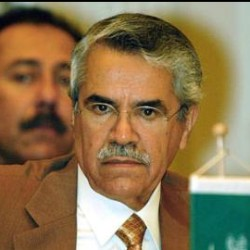
#> input picture src/dB/s1/3.jpg, 250 x 250 px, given in place of the camera
$ python trainingNewPerson.py
#> lines starting #> are read from the running program, lines starting #| are printed output that depends on the picture
### src/imageFunctions.py
import cv2
import numpy as np
from src import EigenFaces

class Image:
    """Image manipulation class wrapping some opencv functions."""
    def __init__(self, ocv_image):
        """Wrap opencv image."""
        self._img = ocv_image
        self._face_cascade = 'haarcascade_frontalface_default.xml'

    def gray(self):
        return Image(cv2.cvtColor(self._img, cv2.COLOR_BGR2GRAY))

    def faces(self):
        return map(lambda rect: self.cut(rect[0], rect[1], rect[2], rect[3]),
            self.face_areas())

    def cut(self, x, y, width, height):
        return Image(self._img[y:y + height, x:x + width])

    def scale(self, width, height):
        return Image(cv2.resize(self._img, (width, height)))

    def draw_rect(self, x, y, width, height):
        cv2.rectangle(self._img, (x, y), (x + width, y + height), (0, 255, 0), 2)

    def save_to(self, path):
        cv2.imwrite(path, self._img)

    def to_numpy_array(self):
        return np.array(self._img, dtype=np.uint8).flatten()

    def put_text(self, text, x, y):
        cv2.putText(self._img, text, (x, y), cv2.FONT_HERSHEY_PLAIN, 2,
            (0, 255, 0), 2)

    def face_areas(self):
        return cv2.CascadeClassifier('haarcascade_frontalface_default.xml') \
            .detectMultiScale(self._img, scaleFactor=1.2, minNeighbors=5,
                minSize=(50, 50), flags=cv2.CASCADE_SCALE_IMAGE)

    def show(self):
        cv2.imshow('', self._img)
        cv2.waitKey(0)

def load_image_from(path):
    return Image(cv2.imread(path))


class FaceDetector:
    def __init__(self):
        self.clf = EigenFaces()
        self.clf.train()

    # [12 lines left out: function show, not called in this run]

### src/trainingNewPerson.py
import cv2
from src import imageFunctions
import os

def dir_exists(path):
    if not os.path.isdir(path):
        os.mkdir(path)

def training():
    name = input('Enter your name: ')
#> the answer given: dB/s1/3.jpg
    take_training_photos(name, 10)

def cameraCapture():
    vc = cv2.VideoCapture(0,cv2.CAP_DSHOW)
    if vc.isOpened():
        _, frame = vc.read()
#> frame is the input picture: shape (250, 250, 3); mean B, G, R 80.7, 116.5, 139.7
        return imageFunctions.Image(frame)

def take_training_photos(name, n):
    for i in range(n):
        for face in cameraCapture().faces():
#> in __init__ (call 2), `self._img = ocv_image`:
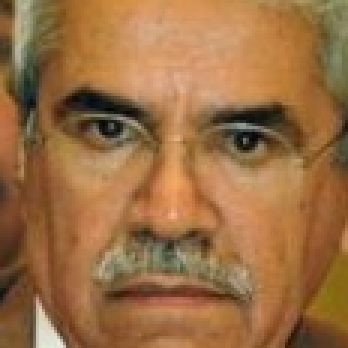
#> self._img: shape (116, 116, 3) (shown 3 times larger); mean of channels 0, 1, 2 67.5, 110.2, 154.4; drawn as B, G, R
            normalized = face.gray().scale(100, 100)
#> in __init__ (call 3), `self._img = ocv_image`:
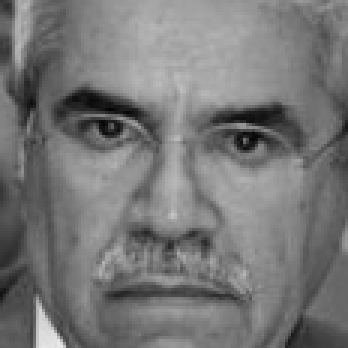
#> self._img: shape (116, 116) (shown 3 times larger); min 2, max 235, mean 118.6
#> in __init__ (call 4), `self._img = ocv_image`:
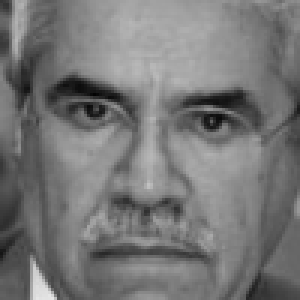
#> self._img: shape (100, 100) (shown 3 times larger); min 3, max 229, mean 118.5

            face_path = 'cropped_Faces/{}'.format(name)
            dir_exists(face_path)
            normalized.save_to('{}/{}.pgm'.format(face_path, i + 1))

            normalized.show()

training()
